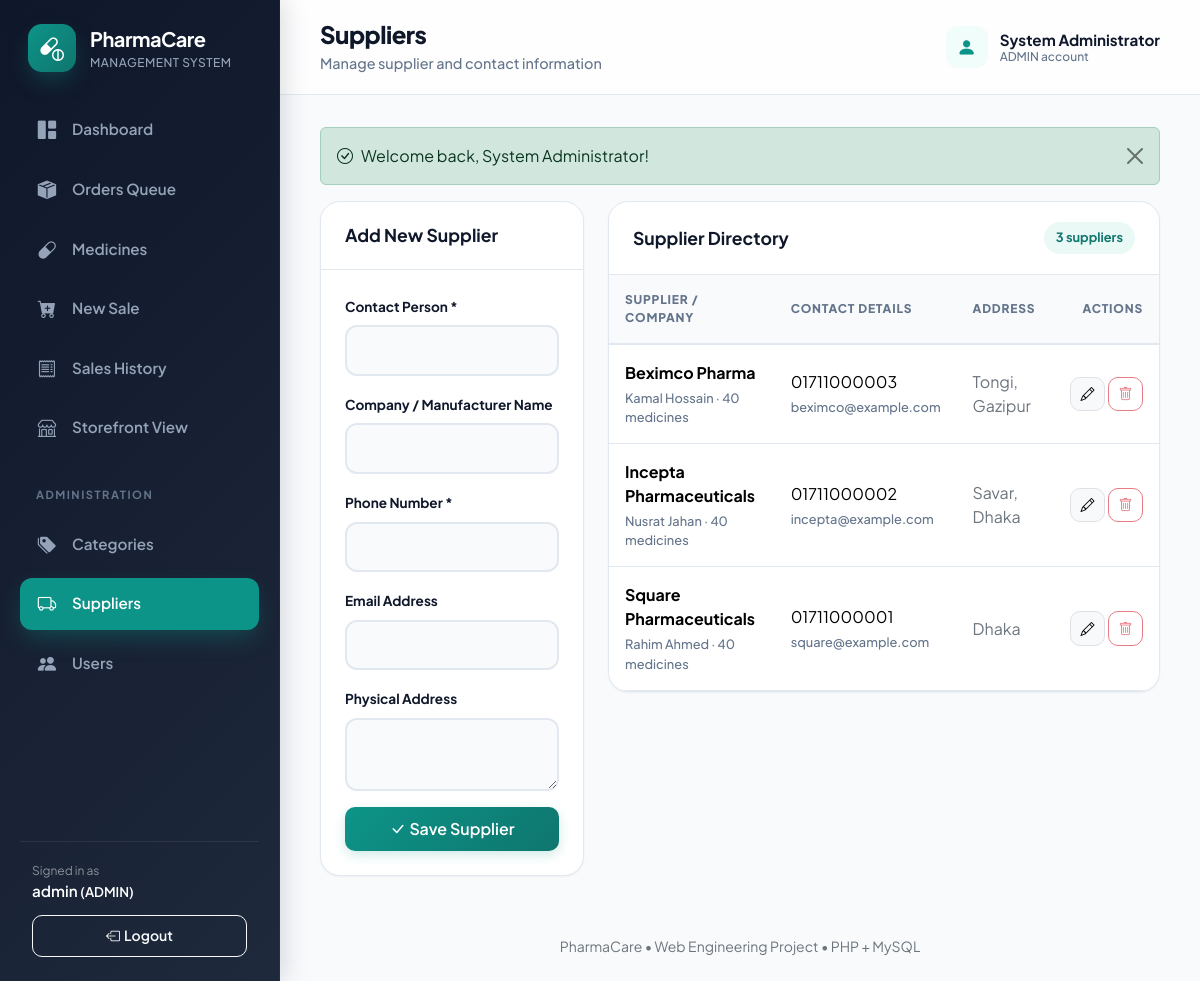
Page /index.php?page=suppliers (signed in) on the committed database.
### tables this page shows
CREATE TABLE IF NOT EXISTS app_users (
 id BIGINT UNSIGNED NOT NULL AUTO_INCREMENT PRIMARY KEY,
 full_name VARCHAR(80) NOT NULL,
 username VARCHAR(50) NOT NULL UNIQUE,
 email VARCHAR(120) NULL UNIQUE,
 phone VARCHAR(30) NULL,
 address VARCHAR(255) NULL,
 password VARCHAR(255) NOT NULL,
 role ENUM('ADMIN','STAFF','CUSTOMER') NOT NULL DEFAULT 'CUSTOMER',
 enabled TINYINT(1) NOT NULL DEFAULT 1,
 created_at DATETIME NOT NULL DEFAULT CURRENT_TIMESTAMP
);

CREATE TABLE IF NOT EXISTS suppliers (
 id BIGINT UNSIGNED NOT NULL AUTO_INCREMENT PRIMARY KEY,
 name VARCHAR(100) NOT NULL,
 company_name VARCHAR(120) NULL,
 phone VARCHAR(30) NOT NULL,
 email VARCHAR(120) NULL,
 address VARCHAR(255) NULL
);

### index.php (called while the page is built, shortened)
<?php
require __DIR__ . '/includes/bootstrap.php';
$page = (string)($_GET['page'] ?? (user() && is_customer() ? 'catalog' : 'dashboard'));
require_login();
require __DIR__ . '/includes/header.php';
match ($page) {
    'catalog' => (new \App\Controllers\CatalogController())->index(),
    'cart' => (new \App\Controllers\CartController())->index(),
    'checkout' => (new \App\Controllers\OrderController())->checkout(),
    'order_confirmation' => (new \App\Controllers\OrderController())->confirmation(),
    'orders' => (new \App\Controllers\OrderController())->index(),
    'order_detail' => (new \App\Controllers\OrderController())->show(),
    'my_orders' => (new \App\Controllers\OrderController())->myOrders(),
    default => include __DIR__ . '/pages/' . $page . '.php'
};
require __DIR__ . '/includes/footer.php';

### includes/bootstrap.php (called while the page is built, shortened)
<?php
$config = require dirname(__DIR__) . '/config.php';
require_once __DIR__ . '/functions.php';
function db(): PDO
{
    static $pdo = null;
    if ($pdo === null) {
        global $config;
        $dsn = 'mysql:host=' . $config['db_host'] . ';port=' . (int)($config['db_port'] ?? 3306) . ';dbname=' . $config['db_name'] . ';charset=utf8mb4';
        try {
            $pdo = new PDO($dsn, (string)$config['db_user'], (string)$config['db_pass'], [
                PDO::ATTR_ERRMODE => PDO::ERRMODE_EXCEPTION,
                PDO::ATTR_DEFAULT_FETCH_MODE => PDO::FETCH_ASSOC,
                PDO::ATTR_EMULATE_PREPARES => false,
            ]);
            $pdo->exec("SET time_zone = '+06:00'");
        } catch (PDOException $e) {
            http_response_code(500);
            die("
            <!doctype html>
            <html lang='en'>
            <head>
                <meta charset='utf-8'>
                <title>Database Connection Issue | PharmaCare</title>
                <style>
                    body { font-family: -apple-system, BlinkMacSystemFont, 'Segoe UI', Roboto, Helvetica, Arial, sans-serif; background: #f8fafc; color: #1e293b; padding: 40px 20px; }
                    .card { max-width: 600px; margin: 0 auto; background: #ffffff; border-radius: 12px; border: 1px solid #e2e8f0; padding: 32px; box-shadow: 0 4px 6px -1px rgba(0,0,0,0.05); }
                    h2 { color: #dc2626; margin-top: 0; font-size: 20px; }
                    .alert { background: #fef2f2; border: 1px solid #fee2e2; color: #991b1b; padding: 12px 16px; border-radius: 8px; font-size: 14px; margin-bottom: 20px; }
                    ul { padding-left: 20px; font-size: 14px; line-height: 1.6; }
                    code { background: #f1f5f9; padding: 2px 6px; border-radius: 4px; font-family: monospace; color: #0f172a; }
                </style>
            </head>
            <body>
                <div class='card'>
                    <h2>Database Connection Failed</h2>
                    <div class='alert'>" . htmlspecialchars($e->getMessage(), ENT_QUOTES, 'UTF-8') . "</div>
                    <p>Please check your <code>config.php</code> credentials:</p>
                    <ul>
                        <li><strong>Host:</strong> <code>" . htmlspecialchars((string)($config['db_host'] ?? ''), ENT_QUOTES, 'UTF-8') . "</code></li>
                        <li><strong>Database:</strong> <code>" . htmlspecialchars((string)($config['db_name'] ?? ''), ENT_QUOTES, 'UTF-8') . "</code></li>
                        <li><strong>User:</strong> <code>" . htmlspecialchars((string)($config['db_user'] ?? ''), ENT_QUOTES, 'UTF-8') . "</code></li>
                    </ul>
                    <p style='font-size: 13px; color: #64748b;'>Make sure your database is created in InfinityFree cPanel and <code>infinityfree_import.sql</code> has been imported.</p>
                </div>
            </body>
            </html>
            ");
        }
    }
    return $pdo;
}

### pages/suppliers.php (the view, shortened to what this page needs)
<?php
$id = (int)($_GET['edit'] ?? 0);
$edit = $id ? fetch_one('SELECT * FROM suppliers WHERE id = ?', [$id]) : null;
$suppliers = fetch_all('SELECT s.*, (SELECT COUNT(*) FROM medicines m WHERE m.supplier_id = s.id) AS medicines_count FROM suppliers s ORDER BY s.name');
?>
<div class="row g-4">
    <div class="col-xl-4">
        <div class="card">
            <div class="card-header">
                <strong><?= $edit ? 'Edit Supplier' : 'Add New Supplier' ?></strong>
            </div>
            <div class="card-body">
                <form action="actions.php" method="post">
                    <div class="mb-3">
                        <label class="form-label" for="sup_name">Contact Person *</label>
                        <input type="text" id="sup_name" name="name" maxlength="100" class="form-control" value="<?= e($edit['name'] ?? '') ?>" required>
                    </div>
                    <div class="mb-3">
                        <label class="form-label" for="sup_company">Company / Manufacturer Name</label>
                        <input type="text" id="sup_company" name="company_name" maxlength="120" class="form-control" value="<?= e($edit['company_name'] ?? '') ?>">
                    </div>
                    <div class="mb-3">
                        <label class="form-label" for="sup_phone">Phone Number *</label>
                        <input type="tel" id="sup_phone" name="phone" maxlength="30" class="form-control" value="<?= e($edit['phone'] ?? '') ?>" required>
                    </div>
                    <div class="mb-3">
                        <label class="form-label" for="sup_email">Email Address</label>
                        <input type="email" id="sup_email" name="email" maxlength="120" class="form-control" value="<?= e($edit['email'] ?? '') ?>">
                    </div>
                    <div class="mb-3">
                        <label class="form-label" for="sup_address">Physical Address</label>
                        <textarea class="form-control" rows="2" id="sup_address" maxlength="255" name="address"><?= e($edit['address'] ?? '') ?></textarea>
                    </div>
                    <div class="d-flex gap-2">
                        <button class="btn btn-primary flex-grow-1" type="submit">
                            <i class="bi bi-check-lg me-1"></i>Save Supplier
                        </button>
                    </div>
                </form>
            </div>
        </div>
    </div>
    <div class="col-xl-8">
        <div class="card">
            <div class="card-header d-flex justify-content-between align-items-center">
                <strong>Supplier Directory</strong>
                <span class="data-meta"><?= count($suppliers) ?> suppliers</span>
            </div>
            <div class="table-responsive">
                <table class="table table-hover">
                    <thead>
                        <tr>
                            <th>Supplier / Company</th>
                            <th>Contact Details</th>
                            <th>Address</th>
                            <th class="text-end">Actions</th>
                        </tr>
                    </thead>
                    <tbody>
                        <?php foreach ($suppliers as $s): ?>
                            <tr>
                                <td>
                                    <strong><?= e($s['company_name'] ?: $s['name']) ?></strong>
                                    <span class="subtext"><?= e($s['name']) ?> &middot; <?= e((string)$s['medicines_count']) ?> medicines</span>
                                </td>
                                <td>
                                    <?= e($s['phone']) ?>
                                    <span class="subtext"><?= e($s['email'] ?: 'No email') ?></span>
                                </td>
                                <td class="text-secondary"><?= e($s['address'] ?? '—') ?></td>
                                <td class="text-end text-nowrap">
                                    <a href="<?= e(url('suppliers', ['edit' => $s['id']])) ?>" class="btn btn-sm btn-light border" title="Edit">
                                        <i class="bi bi-pencil"></i>
                                    </a>
                                    <form class="d-inline" action="actions.php" method="post">
                                        <button class="btn btn-sm btn-outline-danger"
                                                data-confirm="Delete supplier '<?= e($s['name']) ?>'?"
                                                title="Delete"
                                                <?= $s['medicines_count'] ? 'disabled title="Cannot delete: attached to active medicines"' : '' ?>>
                                            <i class="bi bi-trash"></i>
                                        </button>
                                    </form>
                                </td>
                            </tr>
                        <?php endforeach; ?>
                    </tbody>
                </table>
            </div>
        </div>
    </div>
</div>

### includes/header.php (shortened to what this page needs)
<?php
$active = match($page) {
    'medicine_form' => 'medicines',
    'invoice' => 'sales',
    'sale_form' => 'sale_form',
    'order_detail' => (is_customer() ? 'my_orders' : 'orders'),
    default => $page
};
$heading = page_title($page);
$subtitles = [
 'dashboard' => 'Current pharmacy stock and sales overview',
 'orders' => 'Fulfill customer orders, review prescriptions, and manage dispatch queue',
 'order_detail' => 'Review order items, verify doctor prescriptions, and manage status transitions',
 'my_orders' => 'Track your active orders and review previous medication orders',
 'medicines' => 'Search stock, prices, batch and expiry information',
 'medicine_form' => 'Enter medicine, stock, price and expiry details',
 'sale_form' => 'Select medicines and generate an invoice',
 'sales' => 'Review completed sales and print invoices',
 'invoice' => 'Printable receipt for the completed sale',
 'categories' => 'Organize medicines into searchable groups',
 'suppliers' => 'Manage supplier and contact information',
 'users' => 'Create staff accounts and control access',
 'catalog' => 'Browse, search, and order available medicines online',
 'cart' => 'Review selected medicines and adjust quantities',
 'checkout' => 'Provide delivery address and confirm your order',
 'order_confirmation' => 'Order placed successfully and queued for dispensary review',
 'profile' => 'Manage your customer profile and delivery address',
 'register' => 'Create a customer account to order medicines online'
];
if (!user()) {
    $links = [
        ['catalog', 'capsule-pill', 'Browse Medicines', 'catalog'],
    ];
    $brandUrl = url('catalog');
    $brandSubtitle = 'Online Storefront';
} else {
    $pendingOrdersCount = 0;
    try {
        $pendingOrdersCount = (int)scalar("SELECT COUNT(*) FROM orders WHERE order_status IN ('PENDING', 'CONFIRMED')");
    } catch (Throwable $e) {}
    $ordersBadge = $pendingOrdersCount > 0 ? ' (' . $pendingOrdersCount . ')' : '';
    $links = [
        ['dashboard','grid-1x2-fill','Dashboard','dashboard'],
        ['orders','box-seam-fill','Orders Queue' . $ordersBadge,'orders'],
        ['medicines','capsule','Medicines','medicines'],
        ['sale_form','cart-plus-fill','New Sale','sale_form'],
        ['sales','receipt','Sales History','sales'],
        ['catalog','shop','Storefront View','catalog'],
    ];
    if (is_admin()) {
        $links[] = ['section', '', 'Administration', ''];
        $links[] = ['categories', 'tags-fill','Categories','categories'];
        $links[] = ['suppliers','truck','Suppliers','suppliers'];
        $links[] = ['users','people-fill','Users','users'];
    }
    $brandUrl = url('dashboard');
    $brandSubtitle = 'Management System';
}
?>
<!doctype html><html lang="en"><head>
<link href="https://cdn.jsdelivr.net/npm/bootstrap@5.3.3/dist/css/bootstrap.min.css" rel="stylesheet">
<link href="https://cdn.jsdelivr.net/npm/bootstrap-icons@1.11.3/font/bootstrap-icons.min.css" rel="stylesheet">
<link rel="stylesheet" href="assets/css/app.css"></head><body>
<aside class="app-sidebar">
 <a class="brand" href="<?=e($brandUrl)?>"><span class="brand-mark"><i class="bi bi-capsule-pill"></i></span><span><strong>PharmaCare</strong><small><?=e($brandSubtitle)?></small></span></a>
 <nav class="sidebar-nav">
 <?php foreach ($links as [$dest, $icon, $label, $selected]): ?>
 <?php if ($dest === 'section'): ?><div class="nav-section"><?=e($label)?></div>
 <?php else: ?><a class="<?=($active === $selected ? 'active' : '')?>" href="<?=e(url($dest))?>"><i class="bi bi-<?=e($icon)?>"></i><span><?=e($label)?></span></a><?php endif; ?>
 <?php endforeach; ?>
 </nav>
 <?php if (user()): ?>
  <div class="sidebar-footer">
   <div class="small text-white-50">Signed in as</div>
   <div class="fw-semibold text-white text-truncate"><?=e(user()['username'])?> <small>(<?=e(user()['role'])?>)</small></div>
   <form method="post" action="actions.php"><input type="hidden" name="action" value="logout"><?=csrf_field()?><button class="btn btn-sm btn-outline-light w-100" type="submit"><i class="bi bi-box-arrow-left me-1"></i><span>Logout</span></button></form>
  </div>
 <?php endif; ?>
</aside>
<div class="app-main">
 <header class="app-topbar">
  <div class="d-flex align-items-center gap-3">
   <div><h1><?=e($heading)?></h1><p><?=e($subtitles[$page]??'PharmaCare Management System')?></p></div>
  </div>
  <?php if (user()): ?>
   <div class="d-flex align-items-center gap-2">
    <div class="topbar-user"><span class="avatar"><i class="bi bi-person-fill"></i></span><span><strong><?=e(user()['full_name'])?></strong><small><?=e(user()['role'])?> account</small></span></div>
   </div>
  <?php endif; ?>
 </header>
 <main class="content">

### rows in the picture
app_users: role "MANAGEMENT SYSTEM", username "admin", role "ADMIN", full_name "System Administrator"
suppliers: company_name "Beximco Pharma", name "Kamal Hossain", medicines_count "40", phone "01711000003", email "beximco@example.com", address "Tongi, Gazipur"
suppliers: company_name "Incepta Pharmaceuticals", name "Nusrat Jahan", medicines_count "40", phone "01711000002", email "incepta@example.com", address "Savar, Dhaka"
suppliers: company_name "Square Pharmaceuticals", name "Rahim Ahmed", medicines_count "40", phone "01711000001", email "square@example.com", address "Dhaka"

### other values in the picture
$label "Dashboard"
$label "Orders Queue"
$label "Medicines"
$label "New Sale"
$label "Sales History"
$label "Storefront View"
$label "ADMINISTRATION"
$label "Categories"
$label "Suppliers"
$label "Users"
$heading "Suppliers"
$subtitles[$page] "Manage supplier and contact information"
$f['text'] "Welcome back, System Administrator!"
count($suppliers) "3"
